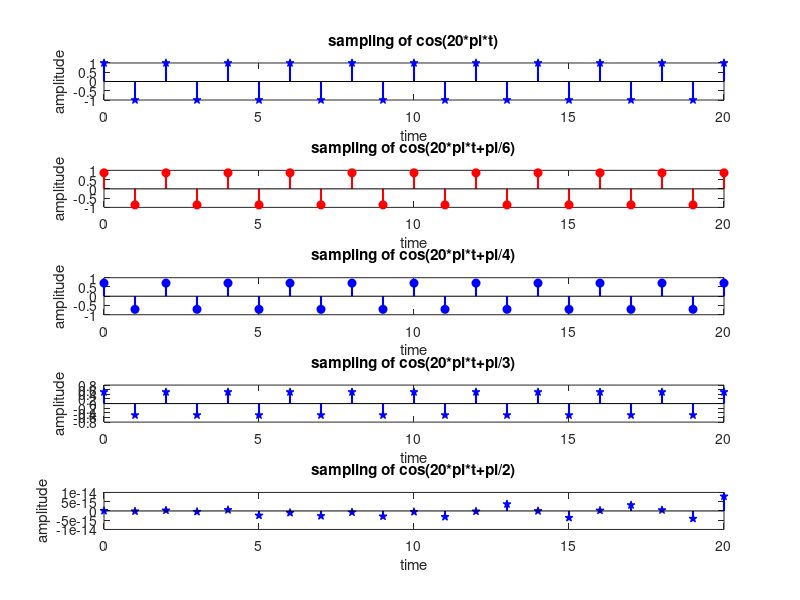

MATLAB code to generate this figure:
n=0:1:20;

x1=cos(n*pi);
x2=cos(n*pi+pi/6);
x3=cos(n*pi+pi/4);
x4=cos(n*pi+pi/3);
x5=cos(n*pi+pi/2);

subplot(5,1,1);
stem(n,x1,'pb','fill','LineWidth', 1.5);
title('sampling of cos(20*pi*t)');
xlabel('time');
ylabel('amplitude');

subplot(5,1,2);
stem(n,x2,'r', 'fill', 'LineWidth', 1.5);
title('sampling of cos(20*pi*t+pi/6)');
xlabel('time');
ylabel('amplitude');

subplot(5,1,3);
stem(n,x3,'b', 'fill', 'LineWidth', 1.5);
title('sampling of cos(20*pi*t+pi/4)');
xlabel('time');
ylabel('amplitude');

subplot(5,1,4);
stem(n,x4,'pb', 'fill', 'LineWidth', 1.5);
title('sampling of cos(20*pi*t+pi/3)');
xlabel('time');
ylabel('amplitude');

subplot(5,1,5);
stem(n,x5,'pb', 'fill', 'LineWidth', 1.5);
title('sampling of cos(20*pi*t+pi/2)');
xlabel('time');
ylabel('amplitude');